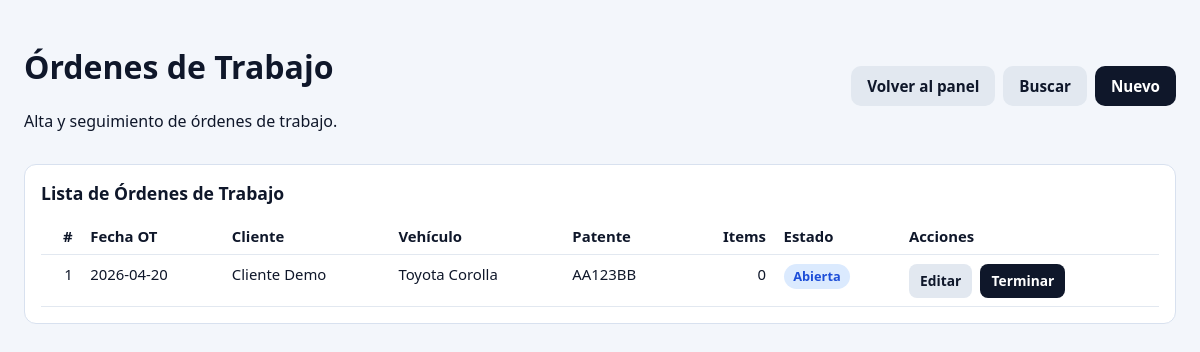
Screenshot of /ordenes.php (signed in) with the database file from the repository.
### tables this page shows
CREATE TABLE IF NOT EXISTS ordenes_trabajo (
  id INT UNSIGNED AUTO_INCREMENT PRIMARY KEY,
  id_cliente INT NULL,
  cliente VARCHAR(120) NOT NULL,
  vehiculo VARCHAR(120) NOT NULL,
  patente VARCHAR(20) NOT NULL,
  descripcion TEXT NULL,
  estado ENUM('abierta', 'en_progreso', 'cerrada') NOT NULL DEFAULT 'abierta',
  fecha_ot DATE NOT NULL,
  fecha_creacion TIMESTAMP NOT NULL DEFAULT CURRENT_TIMESTAMP,
  fecha_actualizacion TIMESTAMP NOT NULL DEFAULT CURRENT_TIMESTAMP ON UPDATE CURRENT_TIMESTAMP
);

### public/ordenes.php (the view, shortened to what this page needs)
<?php
$projectRoot = dirname(__DIR__);
$showForm = isset($_GET['nueva']) || isset($_GET['edit']);
$filters = [
    'cliente'    => trim((string) ($_GET['f_cliente'] ?? '')),
    'patente'    => trim((string) ($_GET['f_patente'] ?? '')),
    'estado'     => (string) ($_GET['f_estado'] ?? ''),
    'fecha_desde'=> trim((string) ($_GET['f_fecha_desde'] ?? '')),
    'fecha_hasta'=> trim((string) ($_GET['f_fecha_hasta'] ?? '')),
];
$formOrden = [
    'id'         => 0,
    'id_cliente' => 0,
    'fecha_ot'   => date('Y-m-d'),
    'descripcion'=> '',
    'estado'     => 'abierta',
];
$formDetalle = [];
try {
    $pdo = Database::connect($projectRoot);
    $pdo->exec('
        CREATE TABLE IF NOT EXISTS ordenes_trabajo_detalle (
            id INT UNSIGNED AUTO_INCREMENT PRIMARY KEY,
            id_orden INT UNSIGNED NOT NULL,
            id_repuesto INT NULL,
            descripcion_libre VARCHAR(255) NULL,
            cantidad INT UNSIGNED NOT NULL DEFAULT 1,
            CONSTRAINT fk_otd_orden FOREIGN KEY (id_orden) REFERENCES ordenes_trabajo(id) ON DELETE CASCADE,
            CONSTRAINT fk_otd_repuesto FOREIGN KEY (id_repuesto) REFERENCES repuestos(id_repuesto) ON DELETE SET NULL
        )
    ');
} catch (Throwable $e) {
    http_response_code(500);
    echo 'No se pudo conectar a la base de datos: ' . htmlspecialchars($e->getMessage());
    exit;
}
$clientes  = [];
$repuestos = [];
try {
    $clientes = $pdo->query('
        SELECT c.id_cliente, c.nombre, c.patente,
               c.id_vehiculo_marca,
               COALESCE(vm.nombre_marca_v, \'\') AS marca,
               COALESCE(mo.nombre_modelo, \'\') AS modelo
        FROM clientes c
        LEFT JOIN vehiculos_marcas vm ON vm.id_vehiculo_marca = c.id_vehiculo_marca
        LEFT JOIN vehiculos_modelos mo ON mo.id_modelo = c.id_modelo
        WHERE c.activo = 1
        ORDER BY c.nombre
    ')->fetchAll(\PDO::FETCH_ASSOC);
    $repuestos = $pdo->query('
        SELECT r.id_repuesto, r.codigo, r.nombre, cat.nombre_categoria, r.stock_actual,
               GROUP_CONCAT(DISTINCT vmo.id_vehiculo_marca) AS marcas_compat
        FROM repuestos r
        LEFT JOIN categorias cat ON cat.id_categoria = r.id_categoria
        LEFT JOIN compatibilidad_vehiculos cv ON cv.id_repuesto = r.id_repuesto
        LEFT JOIN vehiculos_modelos vmo ON vmo.id_modelo = cv.id_modelo
        WHERE r.activo = 1
        GROUP BY r.id_repuesto, r.codigo, r.nombre, cat.nombre_categoria, r.stock_actual
        ORDER BY cat.nombre_categoria, r.nombre
    ')->fetchAll(\PDO::FETCH_ASSOC);
} catch (Throwable) {}
$ordenes = [];
try {
    $where  = [];
    $params = [];
    if ($filters['estado'] === '') {
        $where[] = "o.estado != 'cerrada'";
    }
    $sql = '
        SELECT o.id, o.cliente, o.vehiculo, o.patente, o.estado, o.fecha_ot,
               COUNT(d.id) AS cant_items
        FROM ordenes_trabajo o
        LEFT JOIN ordenes_trabajo_detalle d ON d.id_orden = o.id'
        . (count($where) ? ' WHERE ' . implode(' AND ', $where) : '') .
        ' GROUP BY o.id
        ORDER BY o.id DESC
        LIMIT 200';
    $stmtOrd = $pdo->prepare($sql);
    $stmtOrd->execute($params);
    $ordenes = $stmtOrd->fetchAll(\PDO::FETCH_ASSOC);
} catch (Throwable) {}
$repPorCat = [];
foreach ($repuestos as $r) {
    $cat = $r['nombre_categoria'] ?? 'Sin categoría';
    $repPorCat[$cat][] = $r;
}
?>
<!doctype html>
<html lang="es">
<head>
</head>
<body>
<div class="container">
  <div class="top">
    <div>
      <h1>Órdenes de Trabajo</h1>
      <p>Alta y seguimiento de órdenes de trabajo.</p>
    </div>
    <div class="actions">
      <a href="/dashboard.php" class="btn btn-muted">Volver al panel</a>
      <?php if (!$showForm): ?>
      <a href="/ordenes.php?show_filters=1" class="btn btn-muted">Buscar</a>
      <a href="?nueva" class="btn btn-primary">Nuevo</a>
      <?php endif; ?>
    </div>
  </div>
  <?php if ($showForm): ?>
  <?php
    $isEdit       = $formOrden['id'] > 0;
    $formAction   = $isEdit ? '?edit=' . $formOrden['id'] : '?nueva';
    $actionValue  = $isEdit ? 'update_orden' : 'save_orden';
    $detRepIds   = [];
    $detRepCants = [];
    $detLibres   = [];
    foreach ($formDetalle as $d) {
        if ($d['id_repuesto']) {
            $detRepIds[]                      = (int)$d['id_repuesto'];
            $detRepCants[(int)$d['id_repuesto']] = (int)$d['cantidad'];
        } else {
            $detLibres[] = $d['descripcion_libre'];
        }
    }
    $descVals = [];
    if ($_SERVER['REQUEST_METHOD'] === 'POST') {
        $descVals = (array)($_POST['descripciones'] ?? ['']);
    } elseif ($isEdit && $formOrden['descripcion'] !== '') {
        $descVals = explode(' | ', $formOrden['descripcion']);
    }
    if (empty($descVals)) $descVals = [''];
    $preClienteId = $isEdit ? $formOrden['id_cliente'] : (int)($_POST['id_cliente'] ?? 0);
    $preIdMarca   = 0;
    foreach ($clientes as $cl) {
        if ((int)$cl['id_cliente'] === $preClienteId) {
            $preIdMarca = (int)($cl['id_vehiculo_marca'] ?? 0);
            break;
        }
    }
  ?>
  <form method="post" action="<?= htmlspecialchars($formAction) ?>" autocomplete="off">
  <input type="hidden" name="action" value="<?= $actionValue ?>">
  <?php if ($isEdit): ?>
  <input type="hidden" name="id_orden" value="<?= $formOrden['id'] ?>">
  <?php endif; ?>
  <div class="panel">
    <h2><?= $isEdit ? 'Editar orden de trabajo #' . $formOrden['id'] : 'Orden de trabajo' ?></h2>
    <div style="display:flex;gap:1rem;align-items:flex-end;flex-wrap:wrap">
      <div class="form-group" style="flex:1;min-width:200px">
        <label for="sel_cliente">Cliente *</label>
        <select id="sel_cliente" name="id_cliente" required onchange="rellenarCliente(this)">
          <option value="">— Seleccionar cliente —</option>
          <?php foreach ($clientes as $cl):
            $auto = trim($cl['marca'] . ' ' . $cl['modelo']);
            $sel  = ($preClienteId === (int)$cl['id_cliente']) ? 'selected' : '';
            $patenteCl = strtoupper((string)($cl['patente'] ?? ''));
            $label = htmlspecialchars($cl['nombre']);
            if ($auto)      $label .= ' — ' . htmlspecialchars($auto);
            if ($patenteCl) $label .= ' — ' . htmlspecialchars($patenteCl);
          ?>
          <option value="<?= $cl['id_cliente'] ?>" <?= $sel ?>
            data-patente="<?= htmlspecialchars($patenteCl) ?>"
            data-id-marca-vehiculo="<?= (int)($cl['id_vehiculo_marca'] ?? 0) ?>">
            <?= $label ?>
          </option>
          <?php endforeach; ?>
        </select>
      </div>
      <div class="form-group" style="flex:0 0 auto">
        <label for="fecha_ot">Fecha de la OT *</label>
        <input type="date" id="fecha_ot" name="fecha_ot" required
               style="width:auto"
               value="<?= htmlspecialchars($isEdit ? $formOrden['fecha_ot'] : ($_POST['fecha_ot'] ?? date('Y-m-d'))) ?>">
      </div>
      <?php if ($isEdit): ?>
      <div class="form-group" style="flex:0 0 auto">
        <label for="estado">Estado</label>
        <select id="estado" name="estado" style="width:auto">
          <?php foreach (['abierta'=>'Abierta','en_progreso'=>'En progreso','cerrada'=>'Cerrada'] as $val=>$lbl): ?>
          <option value="<?= $val ?>" <?= $formOrden['estado']===$val?'selected':'' ?>><?= $lbl ?></option>
          <?php endforeach; ?>
        </select>
      </div>
      <?php endif; ?>
    </div>
    <div style="margin-top:.9rem">
        <label>Descripción / motivo</label>
        <div class="libre-list" id="descList">
          <?php foreach ($descVals as $i => $dv): ?>
          <div class="libre-row">
            <input type="text" name="descripciones[]" autocomplete="off" placeholder="Motivo del ingreso"
                   value="<?= htmlspecialchars((string)$dv) ?>">
            <button type="button" class="btn-add-inline" onclick="addDesc()" style="display:none">+ Agregar</button>
            <button type="button" class="btn-remove" onclick="removeDesc(this)">&#10005;</button>
          </div>
          <?php endforeach; ?>
        </div>
        <button type="button" class="btn btn-muted btn-small" style="display:none" onclick="addDesc()">+ Agregar descripci&oacute;n</button>
    </div>
  </div>
  <div class="panel" id="panel-repuestos" style="display:none">
    <h2>Repuestos en stock</h2>
    <?php if (empty($repuestos)): ?>
      <p style="color:#64748b;font-size:.9rem">No hay repuestos cargados en el sistema.</p>
    <?php else: ?>
    <div class="rep-section">
      <?php foreach ($repPorCat as $cat => $items): ?>
      <div class="rep-cat-title"><?= htmlspecialchars($cat) ?></div>
      <div class="rep-grid">
        <?php foreach ($items as $r): ?>
        <div class="rep-item<?= in_array($r['id_repuesto'], $detRepIds) ? ' checked' : '' ?>"
             id="ri_<?= $r['id_repuesto'] ?>"
             data-marcas-compat="<?= htmlspecialchars((string)($r['marcas_compat'] ?? '')) ?>"
             data-stock="<?= (int)$r['stock_actual'] ?>"
             data-nombre="<?= htmlspecialchars($r['nombre']) ?>">
          <input type="checkbox"
                 id="rep_<?= $r['id_repuesto'] ?>"
                 name="repuestos[]"
                 value="<?= $r['id_repuesto'] ?>"
                 <?= in_array($r['id_repuesto'], $detRepIds) ? 'checked' : '' ?>
                 onchange="toggleCant(this, <?= $r['id_repuesto'] ?>)">
          <div class="rep-info">
            <label for="rep_<?= $r['id_repuesto'] ?>" class="rep-name" title="<?= htmlspecialchars($r['nombre']) ?>">
              <?= htmlspecialchars($r['nombre']) ?>
            </label>
            <div class="rep-meta">Código: <?= htmlspecialchars($r['codigo']) ?> &nbsp;|&nbsp; Stock: <?= (int)$r['stock_actual'] ?></div>
            <div class="cant-wrap">
              <label style="font-size:.78rem;font-weight:600;white-space:nowrap">Cant.:</label>
              <input type="number" name="cant_rep_<?= $r['id_repuesto'] ?>"
                     id="cant_<?= $r['id_repuesto'] ?>"
                     value="<?= $detRepCants[$r['id_repuesto']] ?? 1 ?>" min="1" max="<?= (int)$r['stock_actual'] ?>">
            </div>
          </div>
        </div>
        <?php endforeach; ?>
      </div>
      <?php endforeach; ?>
    </div>
    <?php endif; ?>
  </div>
  <div class="panel" id="panel-libres" style="display:none">
    <h2>Repuestos sin registrar</h2>
    <p style="font-size:.85rem;color:#64748b;margin-top:0">Escribí cualquier ítem que no figure en el stock.</p>
    <div class="libre-list" id="libreList">
      <?php
        $initLibres = ($isEdit && !empty($detLibres)) ? $detLibres : [''];
        foreach ($initLibres as $il):
      ?>
      <div class="libre-row">
        <input type="text" name="items_libres[]" autocomplete="off" placeholder="Descripción del trabajo o repuesto"
               value="<?= htmlspecialchars((string)$il) ?>">
        <button type="button" class="btn-add-inline" onclick="addLibre()" style="display:none">+ Agregar</button>
        <button type="button" class="btn-remove" onclick="removeLibre(this)">✕</button>
      </div>
      <?php endforeach; ?>
    </div>
    <button type="button" class="btn btn-secondary btn-sm btn-add-libre" style="display:none" onclick="addLibre()">+ Agregar ítem</button>
  </div>
  <div class="form-actions">
    <a href="/ordenes.php" class="btn btn-muted">Cancelar</a>
        <?php if ($isEdit): ?>
            <a href="/ordenes_pdf.php?id=<?= (int) $formOrden['id'] ?>" target="_blank" rel="noopener" class="btn btn-muted">Imprimir</a>
        <?php else: ?>
            <button type="button" class="btn btn-muted" disabled title="Guardá la orden para habilitar la impresión">Imprimir</button>
        <?php endif; ?>
    <button type="submit" class="btn btn-primary" onclick="return validarStock(event)"><?= $isEdit ? 'Guardar cambios' : 'Guardar orden de trabajo' ?></button>
  </div>
  </form>
  <?php else: ?>
  <div class="panel">
    <h2>Lista de Órdenes de Trabajo</h2>
    <table>
      <thead>
        <tr>
          <th class="num">#</th>
          <th>Fecha OT</th>
          <th>Cliente</th>
          <th>Vehículo</th>
          <th>Patente</th>
          <th class="num">Items</th>
          <th>Estado</th>
          <th>Acciones</th>
        </tr>
      </thead>
      <tbody>
        <?php if (empty($ordenes)): ?>
        <tr><td colspan="8" style="text-align:center;color:#64748b;padding:2rem">No hay órdenes registradas todavía.</td></tr>
        <?php else: ?>
        <?php foreach ($ordenes as $o): ?>
        <tr>
          <td class="num"><?= $o['id'] ?></td>
          <td><?= htmlspecialchars($o['fecha_ot'] ?? '—') ?></td>
          <td><?= htmlspecialchars($o['cliente']) ?></td>
          <td><?= htmlspecialchars($o['vehiculo']) ?></td>
          <td><?= htmlspecialchars($o['patente']) ?></td>
          <td class="num"><?= (int)$o['cant_items'] ?></td>
          <td><span class="badge badge-<?= htmlspecialchars($o['estado']) ?>"><?= htmlspecialchars(ucfirst(str_replace('_', ' ', $o['estado']))) ?></span></td>
          <td>
            <div class="actions">
              <a href="/ordenes.php?edit=<?= (int)$o['id'] ?>" class="btn btn-muted btn-small">Editar</a>
              <?php if ($o['estado'] !== 'cerrada'): ?>
              <a href="/cerrar_orden.php?id=<?= (int)$o['id'] ?>" class="btn btn-primary btn-small">Terminar</a>
              <?php endif; ?>
            </div>
          </td>
        </tr>
        <?php endforeach; ?>
        <?php endif; ?>
      </tbody>
    </table>
  </div>
  <?php endif; ?>
</div>
</body>
</html>

### public/ordenes.php (style rules this page uses)
* { box-sizing:border-box }
body { font-family:Segoe UI,Arial,sans-serif;margin:1.5rem;background:#f3f6fb;color:#0f172a }
.container { max-width:1200px;margin:0 auto }
.top { display:flex;justify-content:space-between;align-items:center;gap:1rem;margin-bottom:1rem }
.actions { display:flex;gap:.5rem;flex-wrap:wrap }
.btn { display:inline-block;text-decoration:none;border:0;border-radius:10px;padding:.65rem 1rem;cursor:pointer;font-weight:600;font-size:.95rem }
.btn-primary { background:#0f172a;color:#fff }
.btn-muted { background:#e2e8f0;color:#0f172a }
.btn-small { padding:.45rem .7rem;border-radius:8px;font-size:.86rem }
.panel { background:#fff;border:1px solid #d8e1ef;border-radius:12px;padding:1rem;margin-bottom:1rem }
.panel h2 { margin-top:0;font-size:1.1rem;margin-bottom:.75rem }
table { width:100%;border-collapse:collapse;margin-top:.6rem }
th,td { border-bottom:1px solid #e2e8f0;padding:.55rem;text-align:left;font-size:.93rem;vertical-align:top }
.num { text-align:right }
th { font-weight:700 }
.badge { display:inline-block;padding:.2rem .6rem;border-radius:999px;font-size:.8rem;font-weight:700 }
.badge-abierta { background:#dbeafe;color:#1d4ed8 }

### rows the page displays
ordenes_trabajo: id "1", fecha_ot "2026-04-20", cliente "Cliente Demo", vehiculo "Toyota Corolla", patente "AA123BB", cant_items "0", estado "Abierta"
